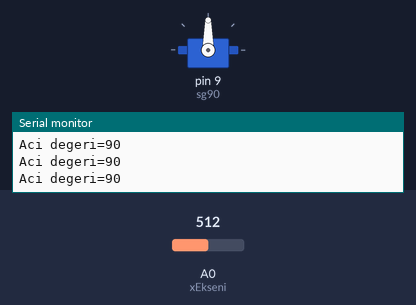
A sketch run on a simulated Arduino Uno, built with avr-gcc and run on an emulated ATmega328P. On the bench: servo, the last lines printed to the serial monitor. Inputs (shaded band) come from the test bench; at power-on: A0 (xEkseni) = 512.

Above: at 1.2 s.
1.3 s: A0 (xEkseni) set to 560
At 1.8 s:
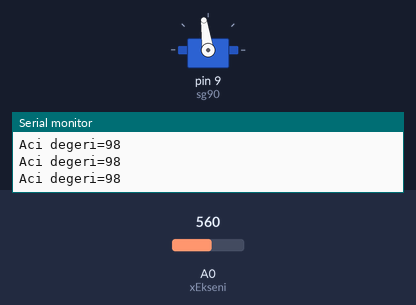
4.3 s: A0 (xEkseni) set to 580
At 5.2 s:
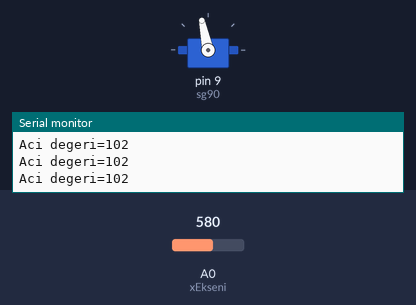
5.8 s: A0 (xEkseni) set to 716
At 6.6 s:
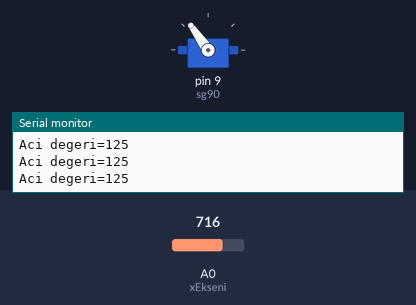
7.3 s: A0 (xEkseni) set to 306
At 7.6 s:
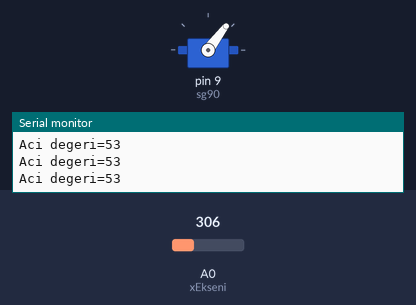
8.8 s: A0 (xEkseni) set to 61
At 9.8 s:
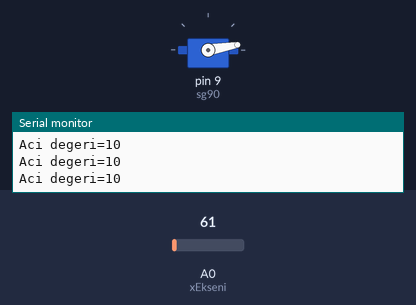
10.3 s: A0 (xEkseni) set to 50
At 10.9 s:
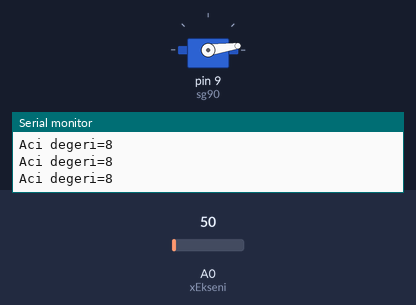
Timing chart, 0 to 13.3 s (numbered marks = the images above; inputs shaded):
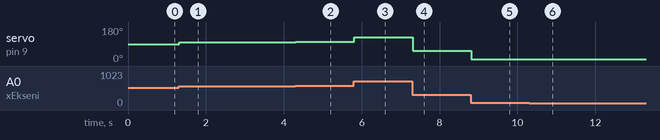

The sketch:

joystick_ile_servo.ino
```cpp
#include <Servo.h>

Servo sg90;

const byte xEkseni=A0;

int xDurum,aci;


void setup() {

  sg90.attach(9);
  Serial.begin(9600);

}

void loop() {

  xDurum=analogRead(xEkseni);

  aci=map(xDurum,0,1023,0,180);

  sg90.write(aci);

  Serial.print("Aci degeri=");
  Serial.println(aci);
  delay(15);


}
```

Measured:
- after the input at 1.3 s, servo on pin 9 (sg90): 90° → 98° at once
- after the input at 4.3 s, servo on pin 9 (sg90): 98° → 102° at once
- after the input at 5.8 s, servo on pin 9 (sg90): 102° → 125° at once
- after the input at 7.3 s, servo on pin 9 (sg90): 125° → 53° at once
- after the input at 8.8 s, servo on pin 9 (sg90): 53° → 10° at once
- after the input at 10.3 s, servo on pin 9 (sg90): 10° → 8° at once
